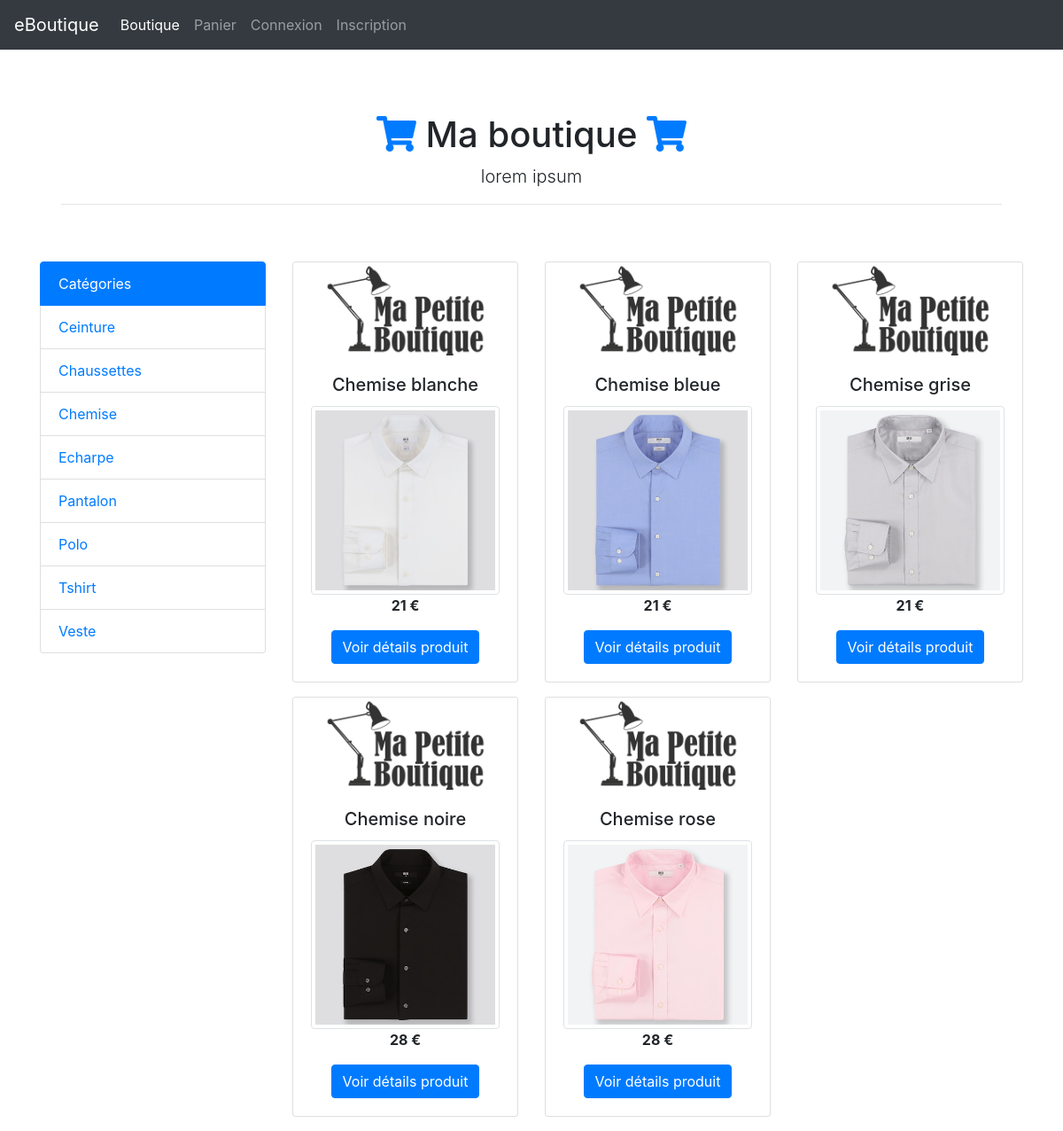
/?categorie=Chemise, run on the app's committed database.
### tables this page shows
CREATE TABLE `article` (
  `id_article` int(5) NOT NULL,
  `reference` varchar(255) NOT NULL,
  `categorie` varchar(255) NOT NULL,
  `titre` varchar(255) NOT NULL,
  `description` text NOT NULL,
  `couleur` varchar(255) NOT NULL,
  `taille` varchar(255) NOT NULL,
  `sexe` enum('m','f') NOT NULL,
  `photo` varchar(255) NOT NULL,
  `prix` double(7,2) NOT NULL,
  `stock` int(4) NOT NULL
);

### index.php (the view, shortened to what this page needs)
<?php
require_once 'inc/init.inc.php';
if(!empty($_GET["categorie"])) {
	$liste_produit = $pdo->prepare("SELECT * FROM article WHERE categorie = :categorie ORDER BY titre");
	$liste_produit->bindParam(":categorie", $_GET['categorie'], PDO::PARAM_STR);
	$liste_produit->execute();
} else {
	$liste_produit = $pdo->query("SELECT * FROM article ORDER BY titre");
}
$liste_categorie = $pdo->query("SELECT DISTINCT categorie FROM article ORDER BY categorie");
require_once 'inc/header.inc.php';
require_once 'inc/nav.inc.php';
?>
		<div class="starter-template">
			<h1><i class="fas fa-shopping-cart text-primary"></i> Ma boutique <i class="fas fa-shopping-cart text-primary"></i></h1>
			<p class="lead">lorem ipsum</p>
			<hr>
		</div>
		<div class="row">
			<div class="col-3">
				<ul class="list-group">
					<li class="list-group-item active">Catégories</li>
			<?php
				while($categorie = $liste_categorie->fetch(PDO::FETCH_ASSOC)) {
					echo '<li class="list-group-item"><a href="?categorie=' . $categorie['categorie'] . '">' . $categorie['categorie'] . '</a></li>';
				}
			?>
				</ul>
			</div>
			<div class="col-9">
				<div class="row">
	<?php
		while($produit = $liste_produit->fetch(PDO::FETCH_ASSOC)) {
			echo '	<div class="col-4 mb-3">
						<div class="card">
							<img src="' . URL . '/assets/img/logo.jpg" class="card-img-top" alt="...">
							<div class="card-body text-center">
								<h5 class="card-title">' . ucfirst($produit['titre']) . '</h5>
								<img src="' . URL . $produit['photo'] . '" class="img-thumbnail" alt="...">
								<p class="card-text font-weight-bold">' . $produit['prix'] . ' €</p>
								<a href="' . URL . 'fiche_produit.php?id_article=' . $produit['id_article'] . '" class="btn btn-primary">Voir détails produit</a>
							</div>
						</div>
					</div>';
		}
	?>
				</div>
			</div>
		</div>
<?php
require_once 'inc/footer.inc.php';

### assets/css/style.css (style rules this page uses)
body { padding-top: 5rem; }
.starter-template { padding: 3rem 1.5rem; text-align: center; }

### data on the page
article: titre "Chemise blanche", photo (picture), prix "21"
article: titre "Chemise bleue", photo (picture), prix "21"
article: titre "Chemise grise", photo (picture), prix "21"
article: titre "Chemise noire", photo (picture), prix "28"
article: titre "Chemise rose", photo (picture), prix "28"

### other printed values
$categorie['categorie'] "Ceinture"
$categorie['categorie'] "Chaussettes"
$categorie['categorie'] "Chemise"
$categorie['categorie'] "Echarpe"
$categorie['categorie'] "Pantalon"
$categorie['categorie'] "Polo"
$categorie['categorie'] "Tshirt"
$categorie['categorie'] "Veste"
